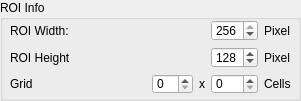
      <widget class="QGroupBox" name="groupBox_Info">
       <property name="geometry">
        <rect>
         <x>10</x>
         <y>446</y>
         <width>301</width>
         <height>101</height>
        </rect>
       </property>
       <property name="autoFillBackground">
        <bool>false</bool>
       </property>
       <property name="title">
        <string>ROI Info</string>
       </property>
       <widget class="QLabel" name="m_lPegel">
        <property name="geometry">
         <rect>
          <x>40</x>
          <y>70</y>
          <width>96</width>
          <height>16</height>
         </rect>
        </property>
        <property name="font">
         <font>
          <family>MS Shell Dlg 2</family>
         </font>
        </property>
        <property name="text">
         <string/>
        </property>
        <property name="alignment">
         <set>Qt::AlignRight|Qt::AlignTrailing|Qt::AlignVCenter</set>
        </property>
       </widget>
       <widget class="QWidget" name="gridLayoutWidget_2">
        <property name="geometry">
         <rect>
          <x>67</x>
          <y>190</y>
          <width>160</width>
          <height>80</height>
         </rect>
        </property>
        <layout class="QGridLayout" name="gridLayout_2"/>
       </widget>
       <widget class="QWidget" name="gridLayoutWidget_3">
        <property name="geometry">
         <rect>
          <x>10</x>
          <y>20</y>
          <width>281</width>
          <height>74</height>
         </rect>
        </property>
        <layout class="QGridLayout" name="gridLayout_3">
         <item row="2" column="0">
          <widget class="QLabel" name="label_88">
           <property name="minimumSize">
            <size>
             <width>0</width>
             <height>15</height>
            </size>
           </property>
           <property name="maximumSize">
            <size>
             <width>80</width>
             <height>15</height>
            </size>
           </property>
           <property name="text">
            <string>Grid </string>
           </property>
          </widget>
         </item>
         <item row="0" column="0">
          <widget class="QLabel" name="label_98">
           <property name="minimumSize">
            <size>
             <width>0</width>
             <height>15</height>
            </size>
           </property>
           <property name="maximumSize">
            <size>
             <width>90</width>
             <height>15</height>
            </size>
           </property>
           <property name="text">
            <string>ROI Width:</string>
           </property>
          </widget>
         </item>
         <item row="1" column="0">
          <widget class="QLabel" name="label_99">
           <property name="minimumSize">
            <size>
             <width>0</width>
             <height>15</height>
            </size>
           </property>
           <property name="maximumSize">
            <size>
             <width>60</width>
             <height>15</height>
            </size>
           </property>
           <property name="text">
            <string>ROI Height:</string>
           </property>
          </widget>
         </item>
         <item row="0" column="1">
          <spacer name="horizontalSpacer">
           <property name="orientation">
            <enum>Qt::Horizontal</enum>
           </property>
           <property name="sizeHint" stdset="0">
            <size>
             <width>40</width>
             <height>20</height>
            </size>
           </property>
          </spacer>
         </item>
         <item row="0" column="5">
          <widget class="QLabel" name="label_16">
           <property name="text">
            <string>Pixel</string>
           </property>
          </widget>
         </item>
         <item row="1" column="5">
          <widget class="QLabel" name="label_14">
           <property name="text">
            <string>Pixel</string>
           </property>
          </widget>
         </item>
         <item row="2" column="5">
          <widget class="QLabel" name="label_17">
           <property name="text">
            <string>Cells</string>
           </property>
          </widget>
         </item>
         <item row="1" column="1">
          <spacer name="horizontalSpacer_2">
           <property name="orientation">
            <enum>Qt::Horizontal</enum>
           </property>
           <property name="sizeHint" stdset="0">
            <size>
             <width>40</width>
             <height>20</height>
            </size>
           </property>
          </spacer>
         </item>
         <item row="2" column="1">
          <spacer name="horizontalSpacer_3">
           <property name="orientation">
            <enum>Qt::Horizontal</enum>
           </property>
           <property name="sizeHint" stdset="0">
            <size>
             <width>40</width>
             <height>20</height>
            </size>
           </property>
          </spacer>
         </item>
         <item row="1" column="4">
          <widget class="QSpinBox" name="m_sbROIHeight">
           <property name="minimum">
            <number>4</number>
           </property>
           <property name="maximum">
            <number>256</number>
           </property>
           <property name="singleStep">
            <number>4</number>
           </property>
           <property name="value">
            <number>128</number>
           </property>
          </widget>
         </item>
         <item row="0" column="4">
          <widget class="QSpinBox" name="m_sbROIWidth">
           <property name="minimum">
            <number>4</number>
           </property>
           <property name="maximum">
            <number>256</number>
           </property>
           <property name="singleStep">
            <number>4</number>
           </property>
           <property name="value">
            <number>256</number>
           </property>
          </widget>
         </item>
         <item row="2" column="4">
          <widget class="QSpinBox" name="m_yROIs"/>
         </item>
         <item row="2" column="2">
          <widget class="QSpinBox" name="m_xROIs"/>
         </item>
         <item row="2" column="3">
          <widget class="QLabel" name="label_2">
           <property name="text">
            <string>x</string>
           </property>
          </widget>
         </item>
        </layout>
       </widget>
      </widget>
